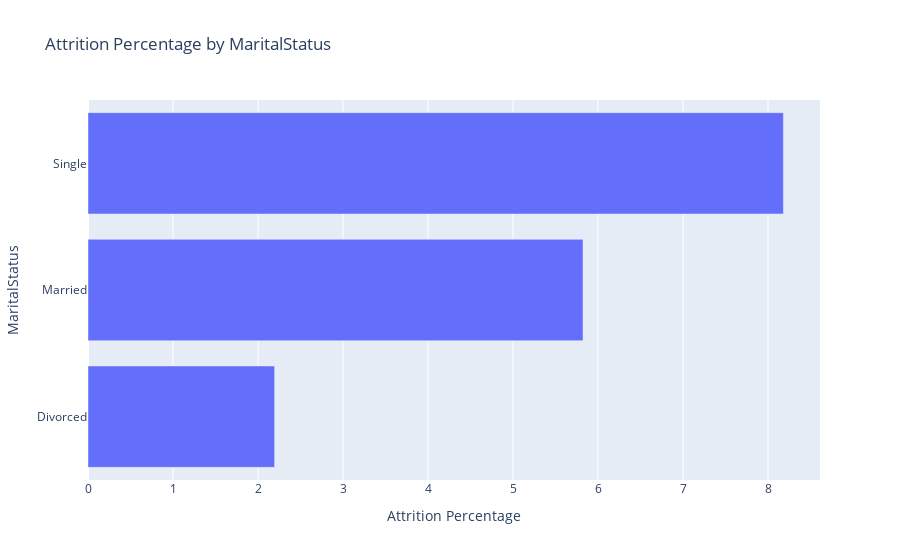

Notebook code cell kept with this figure:
### Code cell
attrition_percentage = df_general_explo[df_general_explo['Attrition'] == 'Yes'].groupby('MaritalStatus').size() / len(df_general_explo) * 100

percentage_df = pd.DataFrame({'MaritalStatus': attrition_percentage.index, 'Attrition Percentage': attrition_percentage.values})

fig = px.bar(percentage_df, x='Attrition Percentage', y='MaritalStatus', orientation='h', title='Attrition Percentage by MaritalStatus', labels={'x':'Attrition Percentage', 'y':'MaritalStatus'})
fig.show()

### Figure 1 — Plotly figure (JSON) as saved in the notebook; plotly's stock layout.template omitted (floating-point values rounded to 4 significant figures)
{"data": [{"alignmentgroup": "True", "hovertemplate": "Attrition Percentage=%{x}<br>MaritalStatus=%{y}<extra></extra>", "legendgroup": "", "marker": {"color": "#636efa", "pattern": {"shape": ""}}, "name": "", "offsetgroup": "", "orientation": "h", "showlegend": false, "textposition": "auto", "type": "bar", "x": [2.196, 5.824, 8.181], "xaxis": "x", "y": ["Divorced", "Married", "Single"], "yaxis": "y"}], "layout": {"barmode": "relative", "legend": {"tracegroupgap": 0}, "title": {"text": "Attrition Percentage by MaritalStatus"}, "xaxis": {"anchor": "y", "domain": [0, 1], "title": {"text": "Attrition Percentage"}}, "yaxis": {"anchor": "x", "domain": [0, 1], "title": {"text": "MaritalStatus"}}}}
